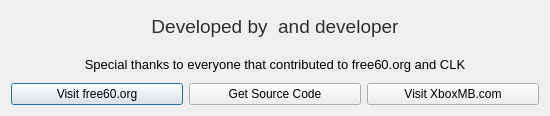
<?xml version="1.0" encoding="UTF-8"?>
<ui version="4.0">
 <class>About</class>
 <widget class="QDialog" name="About">
  <property name="geometry">
   <rect>
    <x>0</x>
    <y>0</y>
    <width>550</width>
    <height>116</height>
   </rect>
  </property>
  <property name="minimumSize">
   <size>
    <width>347</width>
    <height>103</height>
   </size>
  </property>
  <property name="windowTitle">
   <string>About XDBF Manager</string>
  </property>
  <layout class="QGridLayout" name="gridLayout">
   <item row="0" column="0">
    <layout class="QVBoxLayout" name="verticalLayout">
     <item>
      <widget class="QLabel" name="label">
       <property name="font">
        <font>
         <family>Arial</family>
        </font>
       </property>
       <property name="text">
        <string>&lt;!DOCTYPE HTML PUBLIC &quot;-//W3C//DTD HTML 4.0//EN&quot; &quot;http://www.w3.org/TR/REC-html40/strict.dtd&quot;&gt;
&lt;html&gt;&lt;head&gt;&lt;meta name=&quot;qrichtext&quot; content=&quot;1&quot; /&gt;&lt;style type=&quot;text/css&quot;&gt;
p, li { white-space: pre-wrap; }
&lt;/style&gt;&lt;/head&gt;&lt;body style=&quot; font-family:'MS Shell Dlg 2'; font-size:8.25pt; font-weight:400; font-style:normal;&quot;&gt;
&lt;p align=&quot;center&quot; style=&quot; margin-top:0px; margin-bottom:0px; margin-left:0px; margin-right:0px; -qt-block-indent:0; text-indent:0px;&quot;&gt;&lt;span style=&quot; font-size:14pt; color:#2f2f2f;&quot;&gt;Developed by  and developer&lt;/span&gt;&lt;/p&gt;
&lt;p style=&quot;-qt-paragraph-type:empty; margin-top:0px; margin-bottom:0px; margin-left:0px; margin-right:0px; -qt-block-indent:0; text-indent:0px; font-size:12pt; text-decoration: underline; color:#707070;&quot;&gt;&lt;/p&gt;
&lt;p align=&quot;center&quot; style=&quot; margin-top:0px; margin-bottom:0px; margin-left:0px; margin-right:0px; -qt-block-indent:0; text-indent:0px;&quot;&gt;&lt;span style=&quot; font-size:10pt;&quot;&gt;Special thanks to everyone that contributed to free60.org and CLK&lt;/span&gt;&lt;/p&gt;&lt;/body&gt;&lt;/html&gt;</string>
       </property>
       <property name="wordWrap">
        <bool>true</bool>
       </property>
      </widget>
     </item>
    </layout>
   </item>
   <item row="1" column="0">
    <layout class="QHBoxLayout" name="horizontalLayout">
     <item>
      <widget class="QPushButton" name="pushButton">
       <property name="font">
        <font>
         <family>Arial</family>
        </font>
       </property>
       <property name="text">
        <string>Visit free60.org</string>
       </property>
       <property name="icon">
        <iconset resource="images.qrc">
         <normaloff>:/images/free60.png</normaloff>:/images/free60.png</iconset>
       </property>
      </widget>
     </item>
     <item>
      <widget class="QPushButton" name="pushButton_3">
       <property name="font">
        <font>
         <family>Arial</family>
        </font>
       </property>
       <property name="text">
        <string>Get Source Code</string>
       </property>
       <property name="icon">
        <iconset resource="images.qrc">
         <normaloff>:/images/github.fixed.png</normaloff>:/images/github.fixed.png</iconset>
       </property>
      </widget>
     </item>
     <item>
      <widget class="QPushButton" name="pushButton_2">
       <property name="font">
        <font>
         <family>Arial</family>
        </font>
       </property>
       <property name="text">
        <string>Visit XboxMB.com</string>
       </property>
       <property name="icon">
        <iconset resource="images.qrc">
         <normaloff>:/images/xboxmb.png</normaloff>:/images/xboxmb.png</iconset>
       </property>
      </widget>
     </item>
    </layout>
   </item>
  </layout>
 </widget>
 <resources>
  <include location="images.qrc"/>
 </resources>
 <connections/>
</ui>
